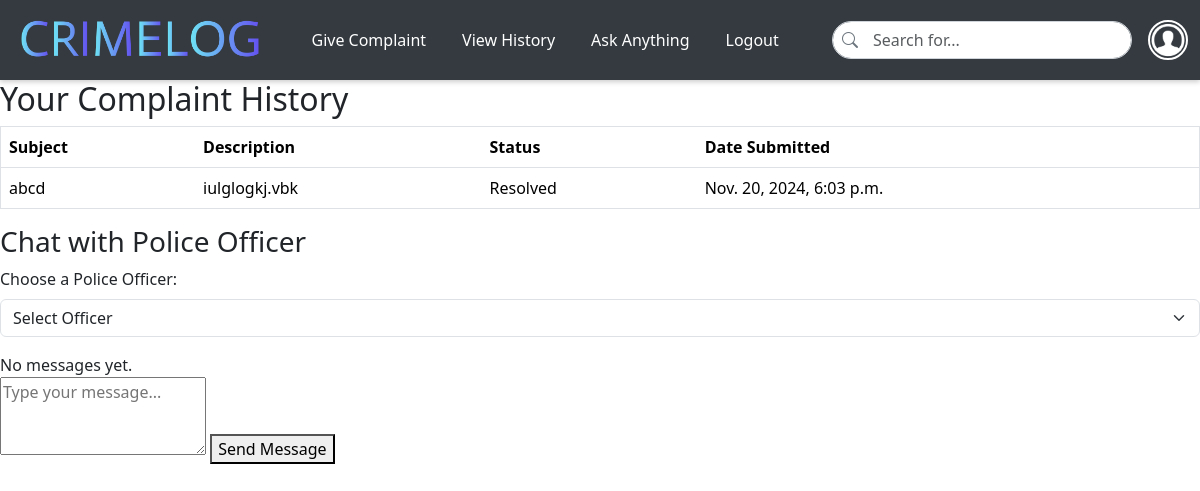
Before: /userhistory (signed in) with the older database file.
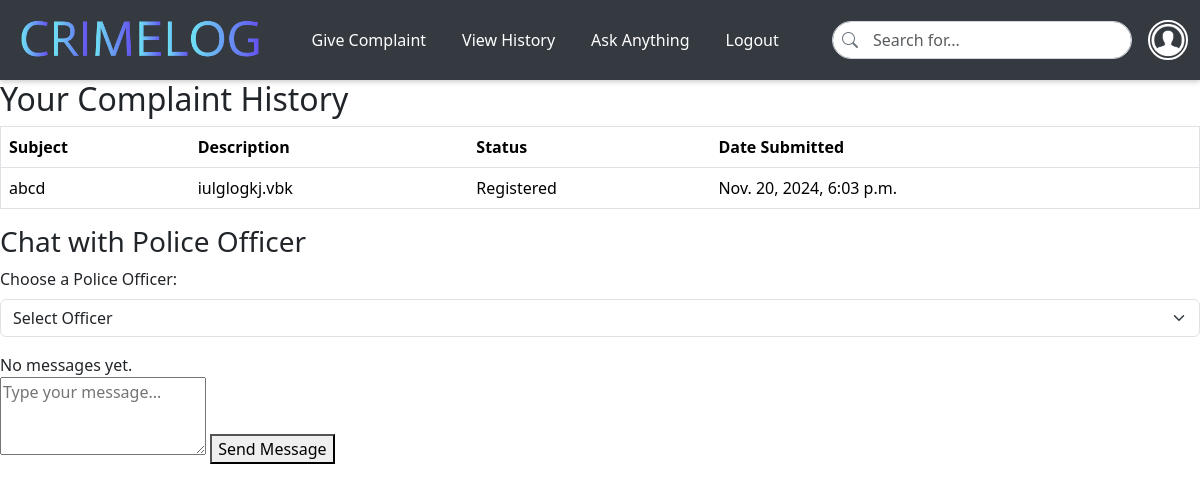
After: the same page with the newer database file.
### app/models.py (models this page shows, shortened)
class Complaint(models.Model):
    user = models.ForeignKey(User, on_delete=models.CASCADE)
    police = models.ForeignKey(Police, on_delete=models.CASCADE)
    subject = models.CharField(max_length=255)
    description = models.TextField()
    status = models.CharField(max_length=50, choices=[('Pending', 'Pending'), ('Registered', 'Registered'), ('Resolved', 'Resolved')], default='Pending')
    created_at = models.DateTimeField(auto_now_add=True)
    registered_at = models.DateTimeField(null=True, blank=True)  # Optional

### app/views.py (the view)
# urls.py: path('userhistory',views.userhistory),
def userhistory(req):
    if 'user' in req.session:
        user = get_user(req)  # Get the currently logged-in user
        police_officers = Police.objects.all()
        complaints = Complaint.objects.filter(user=user).order_by('-created_at')  # Fetch complaints specific to this user
        return render(req, 'user/user_history.html', {'complaints': complaints,'police_officers': police_officers})
    else:
        return redirect(login)

### app/views.py (called while the page is built)
def get_user(req):
    data=User.objects.get(Email=req.session['user'])
    return data

### templates/user/user_history.html (shortened to what this page needs)
<!DOCTYPE html>
<html lang="en">
<head>
    <link href="https://cdn.jsdelivr.net/npm/bootstrap@5.3.3/dist/css/bootstrap.min.css" rel="stylesheet">
    <link href="https://cdn.jsdelivr.net/npm/bootstrap-icons/font/bootstrap-icons.css" rel="stylesheet">
</head>
<body>
    <nav id="nav" class="navbar navbar-expand-lg navbar-dark sticky-top">
        <div class="container-fluid">
            <a class="navbar-brand" href="../userhome">
                <img id="logo" src="../static/images/logo.png" alt="CrimeLog">
            </a>
            <div class="collapse navbar-collapse" id="mynavbar">
                <ul class="navbar-nav me-auto">
                    <li class="nav-item">
                        <a class="nav-link" href="../submit_complaint">Give Complaint</a>
                    </li>
                    <li class="nav-item">
                        <a class="nav-link" href="../userhistory">View History</a>
                    </li>
                    <li class="nav-item">
                        <a class="nav-link" href="../chat">Ask Anything</a>
                    </li>
                    <li class="nav-item">
                        <a class="nav-link" href="../logout">Logout</a>
                    </li>
                </ul>
                <div class="search-bar">
                    <span class="search-icon"><i class="bi bi-search"></i></span>
                    <form method="post" action="{% url 'usersearch' %}">
                        <input class="form-control" type="text" name="query" placeholder="Search for...">
                    </form>
                </div>
                <div class="dropdown ms-3">
                    <button class="btn btn-link dropdown p-0 border-0" type="button" id="profileDropdown" data-bs-toggle="dropdown" aria-expanded="false">
                        <img src="static/images/profile.png" alt="Profile" class="profile-img">
                    </button>
                </div>
            </div>
        </div>
    </nav>
    <h2>Your Complaint History</h2>
    <table border="1" class="table">
        <thead>
            <tr>
                <th>Subject</th>
                <th>Description</th>
                <th>Status</th>
                <th>Date Submitted</th>
            </tr>
        </thead>
        <tbody>
            {% for complaint in complaints %}
            <tr>
                <td>{{ complaint.subject }}</td>
                <td>{{ complaint.description }}</td>
                <td>{{ complaint.status }}</td>
                <td>{{ complaint.created_at }}</td>
            </tr>
            {% empty %}
            <tr>
                <td colspan="4">No complaints found.</td>
            </tr>
            {% endfor %}
        </tbody>
    </table>
    <div class="chat-box">
        <h3>Chat with Police Officer</h3>
        <div class="mb-3">
            <label for="policeSelect" class="form-label">Choose a Police Officer:</label>
            <select class="form-select" id="policeSelect" onchange="loadMessages(this.value)">
                <option selected>Select Officer</option>
            </select>
        </div>
        <div class="messages" id="messagesContainer">
            {% if selected_police %}
                {% for message in messages %}
                    <div class="message">
                        <span class="sender">{{ message.sender.username }}:</span>
                        <span class="content">{{ message.content }}</span>
                        <br>
                        <span class="timestamp">{{ message.timestamp }}</span>
                    </div>
                {% endfor %}
            {% else %}
                <div>No messages yet.</div>
            {% endif %}
        </div>
        <form method="POST" action="{% url 'chat' %}" id="chatForm">
            <textarea class="chat-input" name="message_content" id="messageContent" placeholder="Type your message..." rows="3"></textarea>
            <button type="submit" class="chat-submit">Send Message</button>
        </form>
    </div>
</body>
</html>

### templates/user/user_history.html (style rules this page uses)
#nav { box-shadow: 0 2px 5px rgba(0, 0, 0, 0.2); background-color: #343a40; height: 80px; }
.navbar-brand img { max-height: 60px; }
.navbar .nav-link { color: #fff; transition: color 0.3s ease; margin: 10px; }
.search-bar { position: relative; width: 300px; }
.search-bar input { padding-left: 40px; border: 1px solid #ced4da; border-radius: 25px; }
.search-bar .search-icon { position: absolute; top: 50%; left: 10px; transform: translateY(-50%); font-size: 1rem; color: #6c757d; }
.profile-img { width: 40px; height: 40px; border-radius: 50%; object-fit: cover; border: 2px solid #fff; background-color: #343a40; }

Changed rows visible on the page:
changed Complaint "abcd": status "Resolved" → "Registered"
